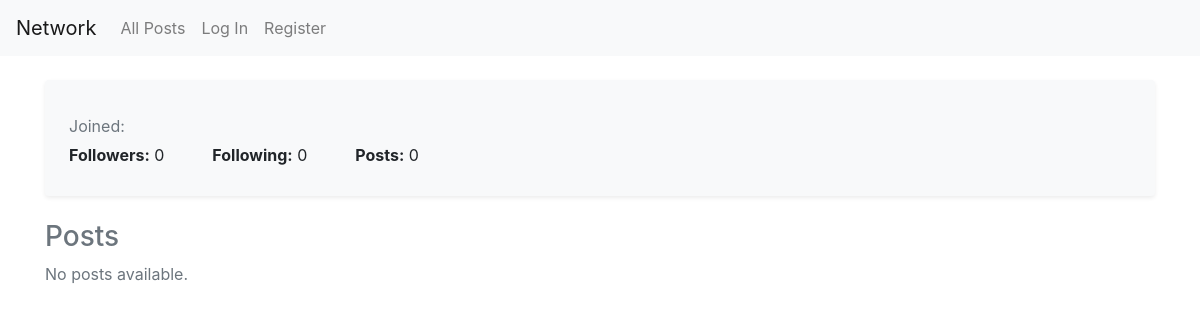
Page /profile/Saidxusaynbek on the earlier database version.
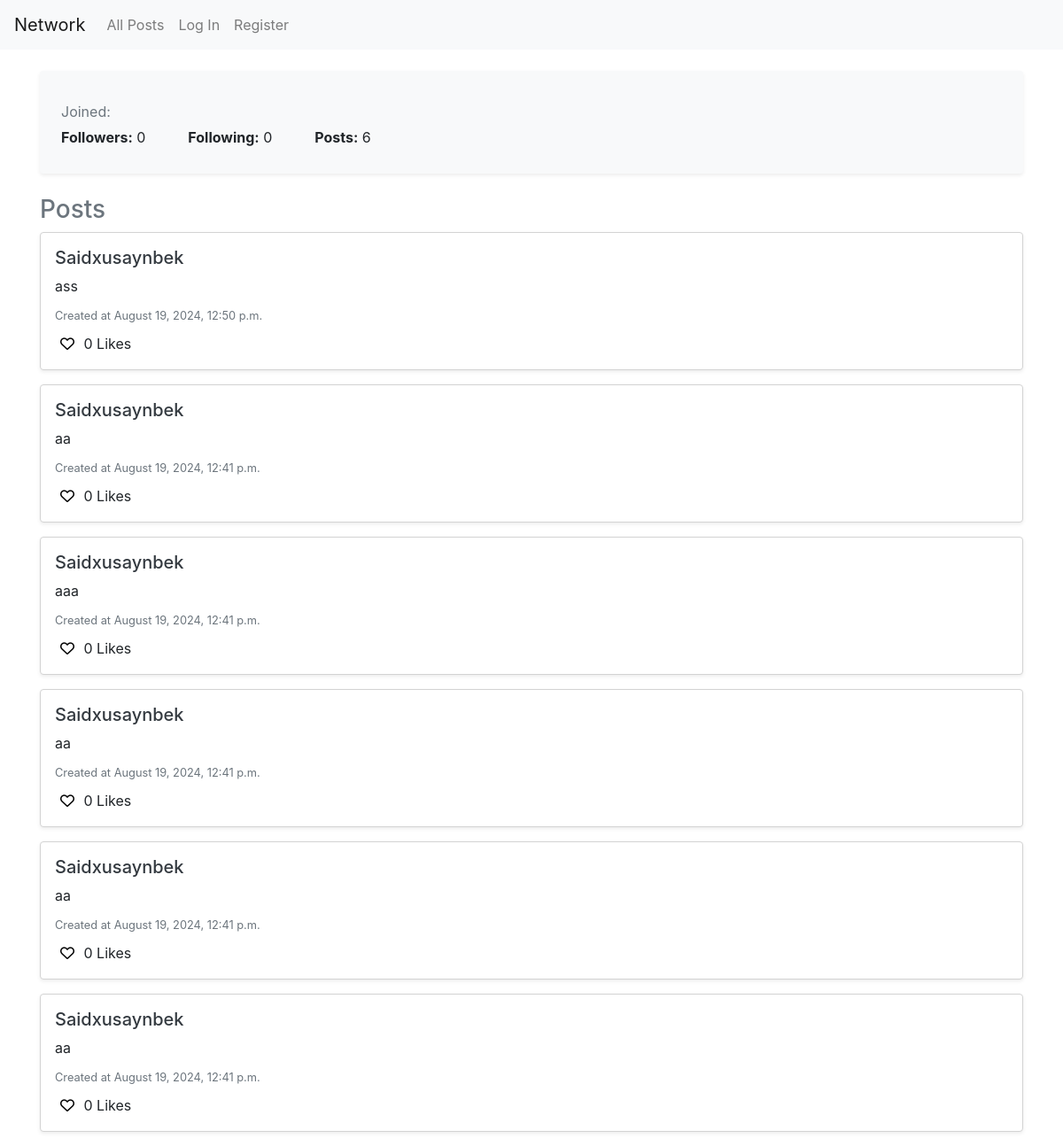
Same page on the later database version.
### network/models.py (models this page shows)
class Post(models.Model):
    user = models.ForeignKey("User", on_delete=models.CASCADE, related_name="owner")
    content = models.CharField(max_length=300)
    timestap = models.DateTimeField(auto_now_add=True)

class User(AbstractUser):
    pass

### network/views.py (the view)
# urls.py: path('profile/<str:username>', views.profile, name='profile'),
def profile(request, username):
    user = get_object_or_404(User, username=username)
    posts = Post.objects.filter(user=user).order_by('-timestap')
    return render(request, 'network/profile.html', {
        'posts': posts
    })

### network/templates/network/profile.html (shortened to what this page needs)
{% extends 'network/layout.html' %}
{% block body%}
<div class="container mt-4">
    <div class="profile-header bg-light p-4 rounded shadow-sm">
        <p class="text-muted">Joined: {{ user.date_joined|date:"F Y" }}</p>
        <div class="d-flex justify-content-start">
            <p class='mr-5'><strong>Followers:</strong> 0</p> </br>
            <p class='mr-5'><strong>Following:</strong> 0</p>
            <p class='mr-5'><strong>Posts:</strong> {{posts.count}}</p>
        </div>
    </div>
    <div class="posts-section mt-4">
        <h3 class="text-secondary">Posts</h3>
        {% if posts %}
            {% for post in posts %}
                <div id="new-post" class="post bg-white p-3 mb-3 rounded shadow-sm">
                    <h5 class="text-dark">{{ post.user }}</h5>
                    <p class="mb-2">{{ post.content }}</p>
                    <small class="text-muted">Created at {{ post.timestap|date:"F j, Y, g:i a" }}</small>
                    <div class="mt-2">
                        <button class="i-btn">
                            <i class="fa-regular fa-heart"></i>
                        </button>
                        <span>0 Likes</span>
                    </div>
                </div>
            {% endfor %}
        {% else %}
            <p class="text-muted">No posts available.</p>
        {% endif %}
    </div>
</div>
{% endblock %}

Differences in the rows shown:
added Post: user "Saidxusaynbek", content "ass", timestap "August 19, 2024, 12:50 p.m."
added Post: user "Saidxusaynbek", content "aa", timestap "August 19, 2024, 12:41 p.m."
added Post: user "Saidxusaynbek", content "aaa", timestap "August 19, 2024, 12:41 p.m."
added Post: user "Saidxusaynbek", content "aa", timestap "August 19, 2024, 12:41 p.m."
added Post: user "Saidxusaynbek", content "aa", timestap "August 19, 2024, 12:41 p.m."
added Post: user "Saidxusaynbek", content "aa", timestap "August 19, 2024, 12:41 p.m."
Other differences:
{{ posts.count }}: "0" → "6"
text no longer shown: "No posts available."
